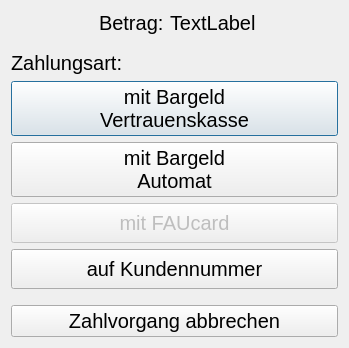
<?xml version="1.0" encoding="UTF-8"?>
<ui version="4.0">
 <class>PaymentMethodDialog</class>
 <widget class="QDialog" name="PaymentMethodDialog">
  <property name="geometry">
   <rect>
    <x>0</x>
    <y>0</y>
    <width>349</width>
    <height>348</height>
   </rect>
  </property>
  <property name="font">
   <font>
    <pointsize>15</pointsize>
   </font>
  </property>
  <property name="windowTitle">
   <string>Zahlungsart wählen...</string>
  </property>
  <property name="modal">
   <bool>true</bool>
  </property>
  <layout class="QVBoxLayout" name="verticalLayout">
   <item>
    <layout class="QFormLayout" name="formLayout">
     <property name="fieldGrowthPolicy">
      <enum>QFormLayout::FieldsStayAtSizeHint</enum>
     </property>
     <property name="rowWrapPolicy">
      <enum>QFormLayout::WrapLongRows</enum>
     </property>
     <property name="labelAlignment">
      <set>Qt::AlignLeading|Qt::AlignLeft|Qt::AlignVCenter</set>
     </property>
     <property name="formAlignment">
      <set>Qt::AlignHCenter|Qt::AlignTop</set>
     </property>
     <item row="0" column="0">
      <widget class="QLabel" name="label_3">
       <property name="text">
        <string>Betrag:</string>
       </property>
      </widget>
     </item>
     <item row="0" column="1">
      <widget class="QLabel" name="label_betrag">
       <property name="text">
        <string>TextLabel</string>
       </property>
      </widget>
     </item>
    </layout>
   </item>
   <item>
    <spacer name="verticalSpacer_6">
     <property name="orientation">
      <enum>Qt::Vertical</enum>
     </property>
     <property name="sizeType">
      <enum>QSizePolicy::Fixed</enum>
     </property>
     <property name="sizeHint" stdset="0">
      <size>
       <width>20</width>
       <height>10</height>
      </size>
     </property>
    </spacer>
   </item>
   <item>
    <widget class="QLabel" name="label_5">
     <property name="text">
      <string>Zahlungsart:</string>
     </property>
    </widget>
   </item>
   <item>
    <layout class="QVBoxLayout" name="layout_methods">
     <item>
      <widget class="QPushButton" name="pushButton_cash_manual">
       <property name="sizePolicy">
        <sizepolicy hsizetype="Expanding" vsizetype="Expanding">
         <horstretch>0</horstretch>
         <verstretch>0</verstretch>
        </sizepolicy>
       </property>
       <property name="text">
        <string>mit Bargeld
Vertrauenskasse</string>
       </property>
      </widget>
     </item>
     <item>
      <widget class="QPushButton" name="pushButton_cash">
       <property name="enabled">
        <bool>true</bool>
       </property>
       <property name="sizePolicy">
        <sizepolicy hsizetype="Expanding" vsizetype="Expanding">
         <horstretch>0</horstretch>
         <verstretch>0</verstretch>
        </sizepolicy>
       </property>
       <property name="text">
        <string>mit Bargeld
Automat</string>
       </property>
      </widget>
     </item>
     <item>
      <widget class="QPushButton" name="pushButton_FAUcard">
       <property name="enabled">
        <bool>false</bool>
       </property>
       <property name="sizePolicy">
        <sizepolicy hsizetype="Expanding" vsizetype="Expanding">
         <horstretch>0</horstretch>
         <verstretch>0</verstretch>
        </sizepolicy>
       </property>
       <property name="text">
        <string>mit FAUcard</string>
       </property>
      </widget>
     </item>
     <item>
      <widget class="QPushButton" name="pushButton_client">
       <property name="enabled">
        <bool>true</bool>
       </property>
       <property name="sizePolicy">
        <sizepolicy hsizetype="Expanding" vsizetype="Expanding">
         <horstretch>0</horstretch>
         <verstretch>0</verstretch>
        </sizepolicy>
       </property>
       <property name="text">
        <string>auf Kundennummer</string>
       </property>
      </widget>
     </item>
    </layout>
   </item>
   <item>
    <spacer name="verticalSpacer_5">
     <property name="orientation">
      <enum>Qt::Vertical</enum>
     </property>
     <property name="sizeType">
      <enum>QSizePolicy::Fixed</enum>
     </property>
     <property name="sizeHint" stdset="0">
      <size>
       <width>20</width>
       <height>10</height>
      </size>
     </property>
    </spacer>
   </item>
   <item>
    <widget class="QPushButton" name="pushButton_cancel">
     <property name="text">
      <string>Zahlvorgang abbrechen</string>
     </property>
     <property name="icon">
      <iconset theme="dialog-cancel">
       <normaloff/>
      </iconset>
     </property>
    </widget>
   </item>
  </layout>
 </widget>
 <resources/>
 <connections>
  <connection>
   <sender>pushButton_cancel</sender>
   <signal>clicked()</signal>
   <receiver>PaymentMethodDialog</receiver>
   <slot>reject()</slot>
   <hints>
    <hint type="sourcelabel">
     <x>254</x>
     <y>206</y>
    </hint>
    <hint type="destinationlabel">
     <x>199</x>
     <y>114</y>
    </hint>
   </hints>
  </connection>
 </connections>
</ui>
